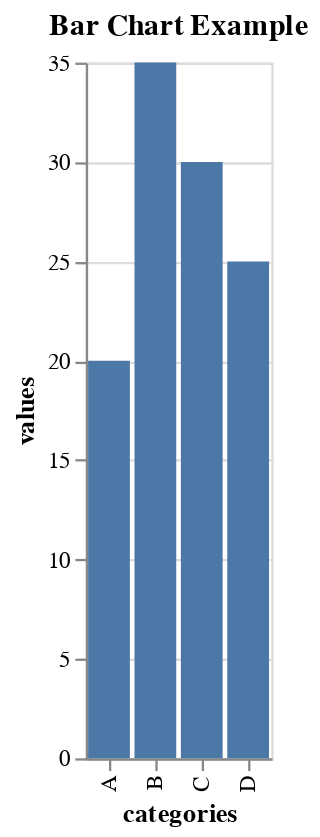

Notebook source saved alongside this figure:
### Markdown cell above
### altair

### Code cell
# Data
data = pd.DataFrame({'categories': categories, 'values': values})

# Create the plot
chart = alt.Chart(data).mark_bar().encode(
    x='categories',
    y='values'
).properties(
    title='Bar Chart Example'
)

# Display the plot
chart

### Figure 1 — Vega-Lite specification as saved in the notebook (floating-point values rounded to 4 significant figures)
{"config": {"view": {"continuousWidth": 300, "continuousHeight": 300}}, "data": {"name": "data-be0659ca4dcb4ade29424024f053863a"}, "mark": {"type": "bar"}, "encoding": {"x": {"field": "categories", "type": "nominal"}, "y": {"field": "values", "type": "quantitative"}}, "title": "Bar Chart Example", "$schema": "https://vega.github.io/schema/vega-lite/v5.8.0.json", "datasets": {"data-be0659ca4dcb4ade29424024f053863a": [{"categories": "A", "values": 20}, {"categories": "B", "values": 35}, {"categories": "C", "values": 30}, {"categories": "D", "values": 25}]}}
